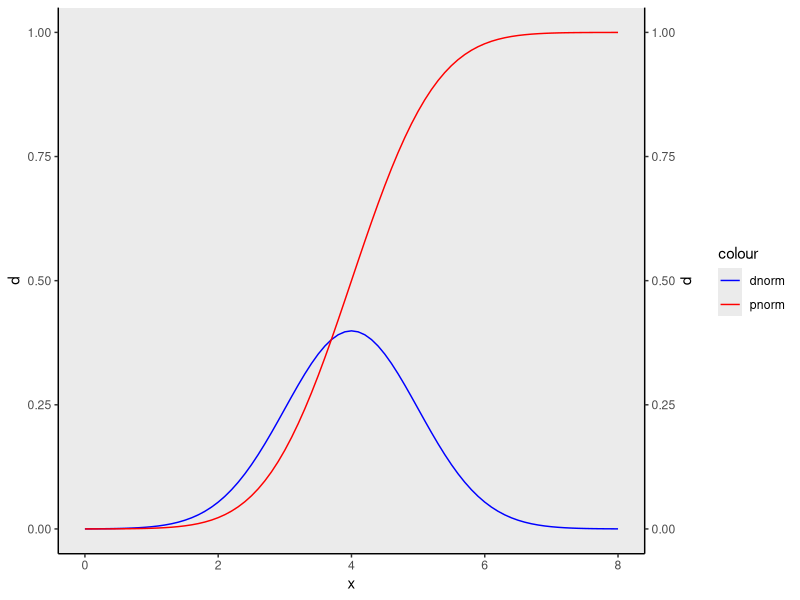
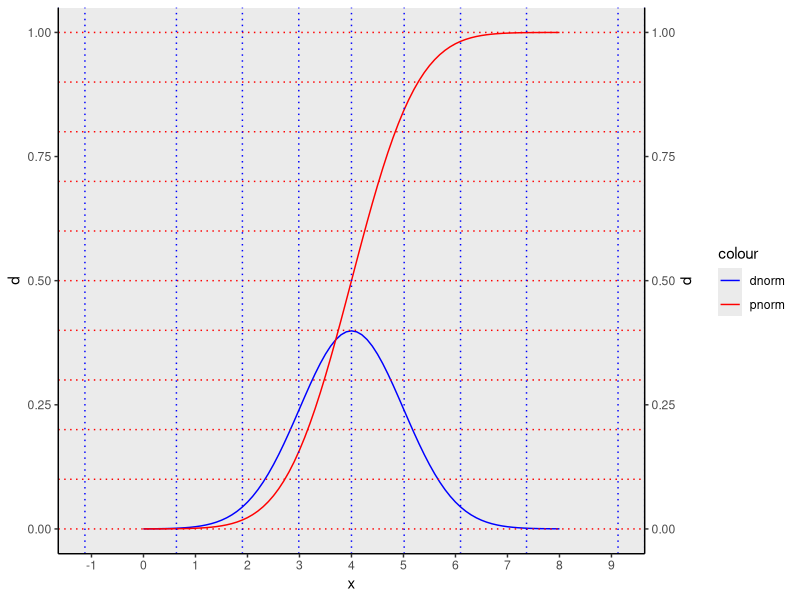

Write R code to recreate these figures, in order. (Note: this script raises an error after producing the figures.)
## this is my 1st parameter
## following a normal distribution
library(tidyverse)
set.seed(123)
x<- seq(0,8, by = 0.1)
n <- seq(0,1, 0.1)
mean = 4
sd = 1

d<- dnorm(x, mean = mean, sd = sd)
p <- pnorm(x, mean = mean, sd = sd)
q <-  qnorm(n, mean = mean, sd = mean)

df <- data.frame(x, d, p)
strata <- data.frame(n, q)

fig <- df %>% 
  ggplot(aes(x = x )) +
  geom_line(aes(y = d, col = "dnorm"))+
  geom_line(aes(y = p, col = "pnorm"))+
  scale_y_continuous(sec.axis = sec_axis(~., name = "p"))+
  scale_colour_manual(values = c("blue", "red"))+
  theme(panel.border = element_blank(), panel.grid.major = element_blank(),
        panel.grid.minor = element_blank(), axis.line = element_line(colour = "black"))

fig  

fig <- fig +
  geom_hline(data = strata,
             aes(yintercept = n), linetype = "dotted", col = "red")+
  geom_vline(data = strata,
             aes(xintercept = q), linetype = "dotted", col = "blue")+
  scale_x_continuous(n.breaks = 10)
fig
#dotted lines are now split in equal probabilities -- OK
strata
df


#from qnorm we know have 10 intervals of equal probabilities we want
# to sample from uniformly

strata<- strata %>% mutate(lower_q = q,
                     upper_q = lead(q))
strata 
r<- vector()
for (i in 1:nrow(strata)) {
  r[i] <- runif(1, min = strata$lower_q[i], strata$upper_q[i])
}

r #this is the parameter 1 sample point #check out the NAs

##### REPEAT procedure for the other distribution?





# LHS package -------------------------------------------------------------
library(lhs)
library(truncnorm)
set.seed(123)
A <- randomLHS(5, 2)  # 5 sample points from 2 parameters
A
B <- matrix(nrow = nrow(A), ncol = ncol(A))
B #incubation lhs matrix

min_mu = 4.9
min_sd = 2.2 
max_mu = 6.7 
max_sd = 5.2
min_cv <- min_sd/min_mu
max_cv <- max_sd/max_mu

B[,1] <- qtruncnorm(
  A[, 1],
  mean = median(min_mu:max_mu),
  sd = median(min_sd:max_sd),
  a = min_mu,
  b = max_mu
) # mean distribution

B[,2]<- qtruncnorm(
  A[, 1],
  mean = median(min_cv:max_cv),
  sd = median(min_sd:max_sd),
  a = min_cv,
  b = max_cv
) #cv distribution

B
f <- function(x){qtruncnorm(x, mean = median(min_cv:max_cv),
                            sd = median(min_sd:max_sd),
                            a = min_mu, b = max_mu)} 
g <- function(x){qtruncnorm(x, mean = median(min_cv:max_cv),
                            sd = median(min_sd:max_sd),
                            a = min_cv, b = max_cv)} 

graph2dLHSTransform(B[,1:2], f, g, min(B[,1]), max(B[,1]), min(A[,1]), max(B[,1])) # run function below


# plot function from LHS package ------------------------------------------

graph2dLHSTransform <- function(Alhs, transform1, transform2, min1, max1, min2, max2)
{
  stopifnot(ncol(Alhs) == 2)
  stopifnot(all(Alhs[,1] <= max1 & Alhs[,1] >= min1))
  stopifnot(all(Alhs[,2] <= max2 & Alhs[,2] >= min2))
  sims <- nrow(Alhs)
  breaks <- seq(0,1,length = sims + 1)[2:(sims)]
  breaksTransformed1 <- sapply(breaks, transform1)
  breaksTransformed2 <- sapply(breaks, transform2)
  par(mar = c(4,4,2,2))
  plot.default(Alhs[,1], Alhs[,2], type = "n", 
               ylim = c(min2, max2),
               xlim = c(min1, max1),
               xlab = "Parameter 1", ylab = "Parameter 2", 
               xaxs = "i", yaxs = "i", main = "")
  for (si in 1:sims)
  {
    temp <- Alhs[si,]
    for (i in 1:sims)
    {
      if ((i == 1 && min1 <= temp[1] && breaksTransformed1[i] >= temp[1]) ||
          (i == sims && max1 >= temp[1] && breaksTransformed1[i - 1] <= temp[1]) ||
          (breaksTransformed1[i - 1] <= temp[1] && breaksTransformed1[i] >= temp[1]))
      {
        for (j in 1:sims)
        {
          if ((j == 1 && min2 <= temp[2] && breaksTransformed2[j] >= temp[2]) ||
              (j == sims && max2 >= temp[2] && breaksTransformed2[j - 1] <= temp[2]) ||
              (breaksTransformed2[j - 1] <= temp[2] && breaksTransformed2[j] >= temp[2]))
          {
            if (i == 1)
            {
              xbot <- min1
              xtop <- breaksTransformed1[i]
            } else if (i == sims)
            {
              xbot <- breaksTransformed1[i - 1]
              xtop <- max1
            } else 
            {
              xbot <- breaksTransformed1[i - 1]
              xtop <- breaksTransformed1[i]
            }
            if (j == 1)
            {
              ybot <- min2
              ytop <- breaksTransformed2[j]
            } else if (j == sims)
            {
              ybot <- breaksTransformed2[j - 1]
              ytop <- max2
            } else 
            {
              ybot <- breaksTransformed2[j - 1]
              ytop <- breaksTransformed2[j]
            }
            rect(xbot, ybot, xtop, ytop, col = "grey")
          }
          
        }
      }
    }
  }
  points(Alhs[,1], Alhs[,2], pch = 19, col = "red")
  abline(v = breaksTransformed1, h = breaksTransformed2)
}
